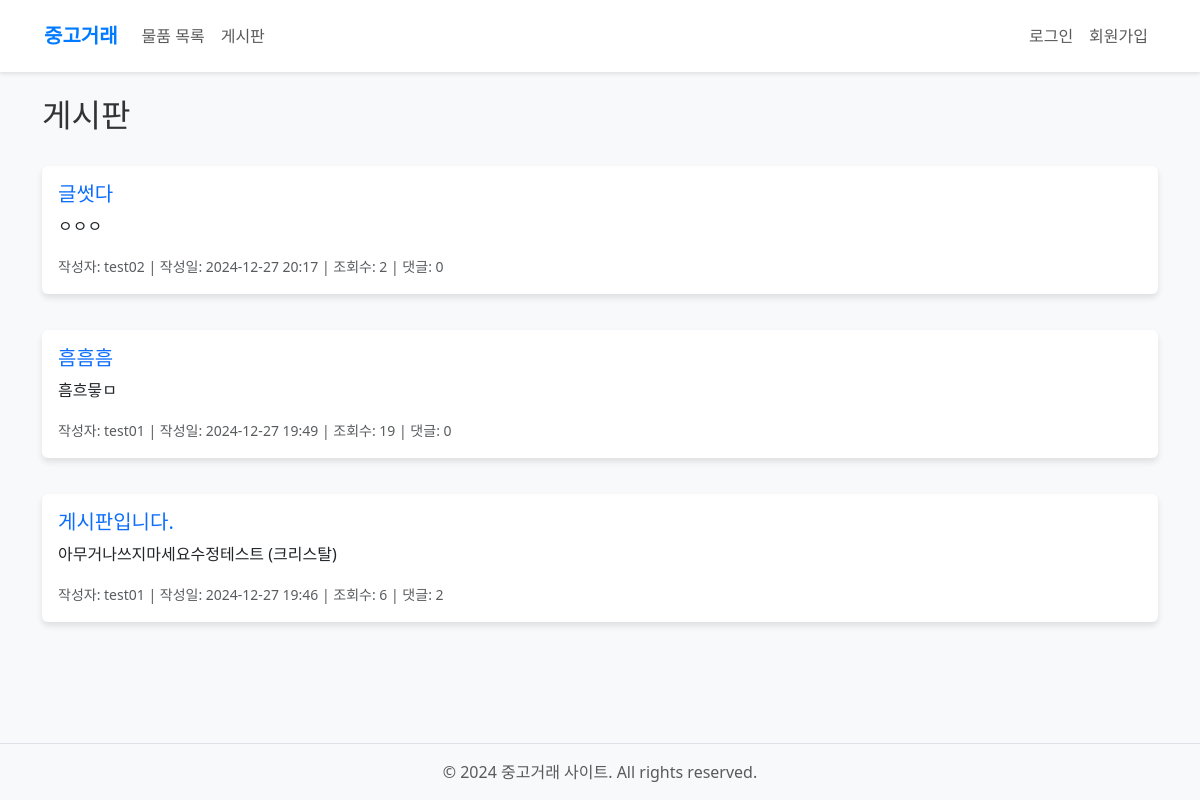
/board/, run on the app's committed database.
### board/models.py (models this page shows, shortened)
class Post(models.Model):
    title = models.CharField(max_length=200)
    content = models.TextField()
    image = models.ImageField(upload_to='board/', blank=True, null=True)
    created_at = models.DateTimeField(auto_now_add=True)
    updated_at = models.DateTimeField(auto_now=True)
    user = models.ForeignKey(settings.AUTH_USER_MODEL, on_delete=models.CASCADE)
    view_count = models.IntegerField(default=0)
    like_users = models.ManyToManyField(settings.AUTH_USER_MODEL, related_name='liked_posts')

### accounts/models.py (models this page shows, shortened)
class User(AbstractUser):
    profile_image = models.ImageField(upload_to='profiles/', blank=True, null=True)
    followings = models.ManyToManyField('self', symmetrical=False, related_name='followers')

### board/views.py (the view)
# urls.py: path('', views.index, name='index'),
def index(request):
    posts = Post.objects.all().order_by('-created_at')
    context = {
        'posts': posts,
    }
    return render(request, 'board/index.html', context)

### templates/board/index.html (shortened to what this page needs)
{% extends 'base.html' %}
{% load static %}
{% block content %}
<div class="container">
    <div class="d-flex justify-content-between align-items-center mb-4">
        <h2>게시판</h2>
    </div>
    <div class="row">
        {% for post in posts %}
        <div class="col-12 mb-3">
            <div class="card">
                <div class="card-body">
                    <h5 class="card-title">
                        <a href="{% url 'board:detail' post.pk %}" class="text-decoration-none">
                            {{ post.title }}
                        </a>
                    </h5>
                    <p class="card-text text-truncate">{{ post.content }}</p>
                    <p class="card-text">
                        <small class="text-muted">
                            작성자: {{ post.user.username }} |
                            작성일: {{ post.created_at|date:"Y-m-d H:i" }} |
                            조회수: {{ post.view_count }} |
                            댓글: {{ post.comments.count }}
                        </small>
                    </p>
                </div>
            </div>
        </div>
        {% empty %}
        <div class="col-12">
            <p class="text-center">등록된 게시글이 없습니다.</p>
        </div>
        {% endfor %}
    </div>
</div>
{% endblock %}

### static/css/style.css (style rules this page uses)
body { background-color: #f8f9fa; color: #333; }
.card { border: none; box-shadow: 0 4px 6px rgba(0,0,0,.1); transition: transform 0.2s; margin-bottom: 20px; }

### data on the page
Post: title "글썻다", content "ㅇㅇㅇ", user.username "test02", created_at "2024-12-27 20:17", view_count "2", comments.count "0"
Post: title "흠흠흠", content "흠흐믛ㅁ", user.username "test01", created_at "2024-12-27 19:49", view_count "19", comments.count "0"
Post: title "게시판입니다.", content "아무거나쓰지마세요수정테스트 (크리스탈)", user.username "test01", created_at "2024-12-27 19:46", view_count "6", comments.count "2"
